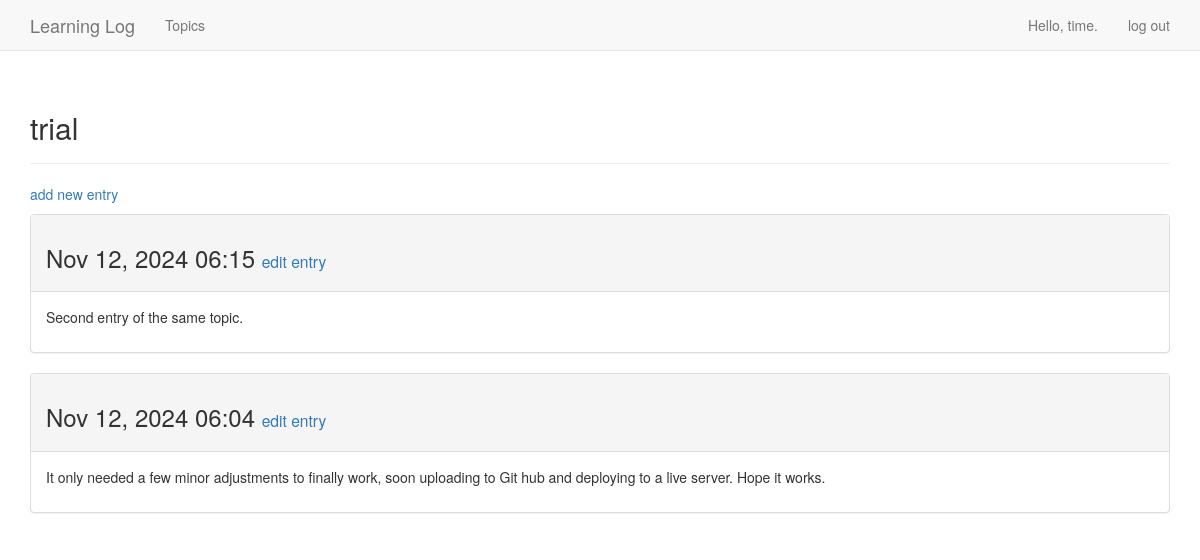
Screenshot of /topics/4/ (signed in) with the database file from the repository.
### learning_logs/models.py (models this page shows, shortened)
class Topic(models.Model):
    text = models.CharField(max_length=200)
    date_added = models.DateTimeField(auto_now_add=True)
    owner = models.ForeignKey(User, on_delete=models.CASCADE)
    def __str__(self):
        return self.text

class Entry(models.Model):
    topic = models.ForeignKey(Topic, on_delete=models.CASCADE)
    text = models.TextField()
    date_added = models.DateTimeField(auto_now_add=True)
    class Meta:
        verbose_name_plural = 'entries'

### learning_logs/views.py (the view)
# urls.py: path('topics/<int:topic_id>/', views.topic, name='topic'),
def topic(request, topic_id):
    topic = Topic.objects.get(id=topic_id)
    if topic.owner != request.user:
        raise Http404
    entries = topic.entry_set.order_by('-date_added')
    context = {'topic': topic, 'entries': entries}
    return render(request, 'learning_logs/topic.html', context)

### learning_logs/templates/learning_logs/topic.html
{% extends 'learning_logs/base.html' %}
{% block header %}
  <h2>{{ topic }}</h2>
{% endblock header %}
{% block content %}
  <p>
    <a href="{% url 'learning_logs:new_entry' topic.id %}">add new entry</a>
  </p>
  {% for entry in entries %}
    <div class="panel panel-default">
      <div class="panel-heading">
        <h3>
          {{ entry.date_added|date:'M d, Y H:i' }}
          <small>
            <a href="{% url 'learning_logs:edit_entry' entry.id %}">
              edit entry</a>
          </small>
        </h3>
      </div>
      <div class="panel-body">
        {{ entry.text|linebreaks }}
      </div>
    </div>
    {% empty %}
        There are no entries for this topic yet.
    {% endfor %}
{% endblock content %}

### learning_logs/templates/learning_logs/base.html (shortened to what this page needs)
{% load bootstrap3 %}
<html lang="en">
    <head>
        {% bootstrap_css %}
    </head>
    <body>
        <nav class="navbar navbar-default navbar-static-top">
            <div class="container">
                <div class="navbar-header">
                    <a class="navbar-brand" href="{% url 'learning_logs:index' %}">
                        Learning Log
                    </a>
                </div>
                <div id="navbar" class="navbar-collapse collapse">
                    <ul class="nav navbar-nav">
                        <li><a href="{% url 'learning_logs:topics' %}">Topics</a></li>
                    </ul>
                    <ul class="nav navbar-nav navbar-right">
                        {% if user.is_authenticated %}
                            <li><a>Hello, {{ user.username }}.</a></li>
                            <li><a href="{% url 'users:logout' %}">log out</a></li>
                        {% else %}
                            <li><a href="{% url 'users:register' %}">register</a></li>
                            <li><a href="{% url 'users:login' %}">log in</a></li>
                        {% endif %}
                    </ul>
                </div>
            </div>
        </nav>
    <div class="container">
        <div class="page-header">
            {% block header %}{% endblock header %}
        </div>
        <div>
            {% block content %}{% endblock content %}
        </div>
    </div>
    </body>
</html>

### rows the page displays
Topic: text "trial"
Entry: date_added "Nov 12, 2024 06:15", text "Second entry of the same topic."
Entry: date_added "Nov 12, 2024 06:04", text "It only needed a few minor adjustments to finally work, soon uploading to Git hub and deploying to a live server. Hope it works."

### other values shown
{{ user.username }} "time"
